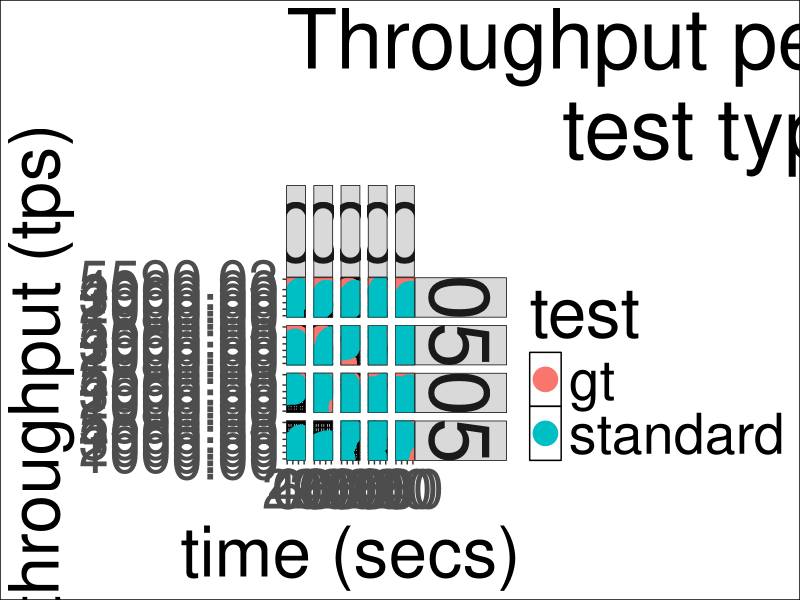

The R script that drew this image:
## ---- chunk 1
knitr::opts_chunk$set(echo = TRUE)
library(ggplot2)
library(ggthemes)
library(reshape2)
library(knitr)
library(plyr)

# test,active_schemas,workload,size,threads,ts,writes,reads,response_time,tps,user_provided_threads
data <- read.csv("../alldata.csv", header=T)

## ---- chunk 2

p <- ggplot(data, aes(x=ts, y=tps, color=as.factor(test))) + facet_grid(threads ~ active_schemas, labeller=label_value) +
           guides(col = guide_legend("test")) + 
           geom_jitter(size=8,width=0.2,height=0.2) +
            theme_bw() +
            labs(x="time (secs)",y="throughput (tps)",title=paste("Throughput per
            test type, threads and active schemas")) + expand_limits(x=0,y=0) +
            scale_y_continuous(breaks=extended_range_breaks()(rbind(0,data$tps))) +
            theme(panel.grid = element_line(colour="#010101",size=1),
            panel.background = element_rect(colour="#000000"),
            plot.background = element_rect(colour="#000000"),
            strip.background = element_rect(colour="#010101"),
            text=element_text(size=50),
            strip.text=element_text(size=60))    
print(p)
